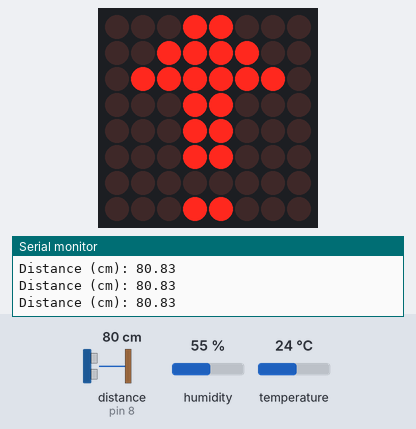
A sketch run on a simulated Arduino Uno, built with avr-gcc and run on an emulated ATmega328P. Parts: 8×8 LED matrix, the last lines printed to the serial monitor. The test bench sets the inputs (shaded band); at power-on: distance to the obstacle (sensor on pin 8) 80 cm, temperature 24 °C, humidity 55 %. The echo pulse lasts 58.3 µs per cm.

Above: at 1.4 s.
1.5 s: distance to the obstacle (sensor on pin 8) set to 2 cm
At 2.6 s:
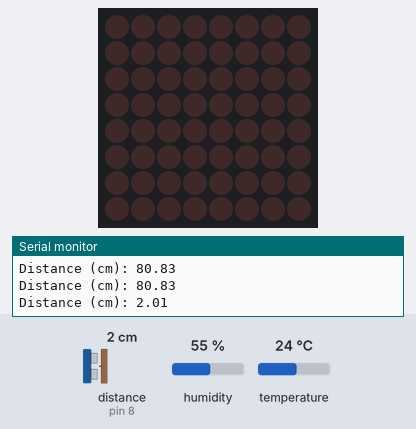
4.3 s: temperature set to 12 °C
At 6.1 s:
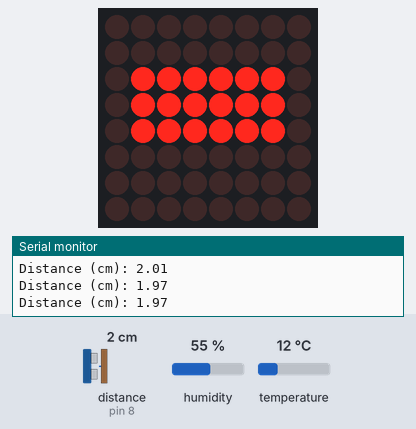
6.6 s: distance to the obstacle (sensor on pin 8) set to 35 cm
At 8.2 s:
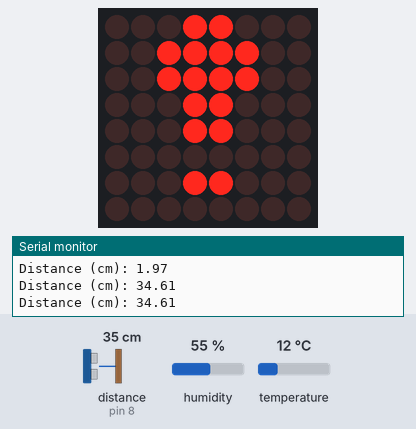
8.5 s: distance to the obstacle (sensor on pin 8) set to 120 cm
At 9.5 s:
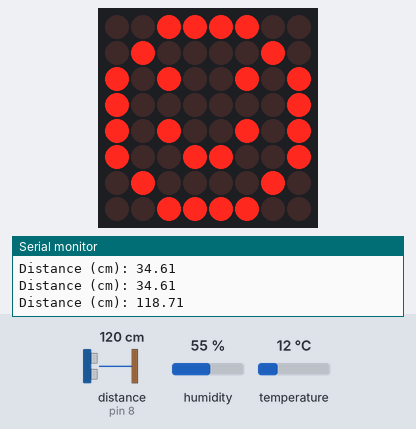
10.4 s: distance to the obstacle (sensor on pin 8) set to 4 cm
At 11.2 s:
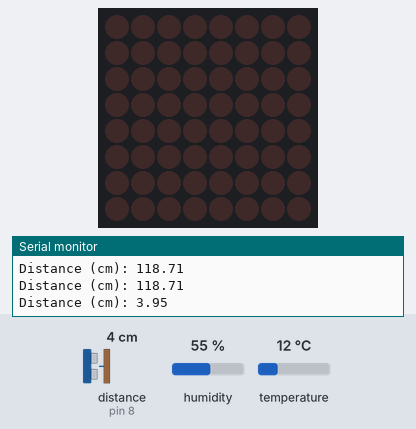
13.9 s: distance to the obstacle (sensor on pin 8) set to 60 cm
At 15.3 s:
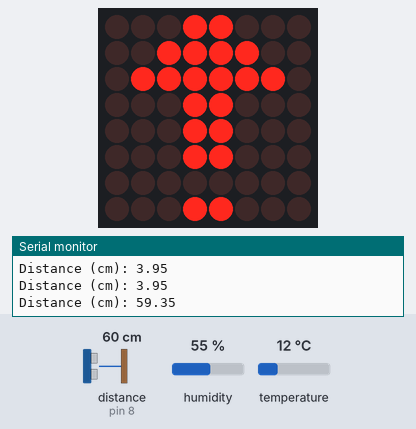
Timing chart, 0 to 16.9 s (numbered marks = the images above; inputs shaded):
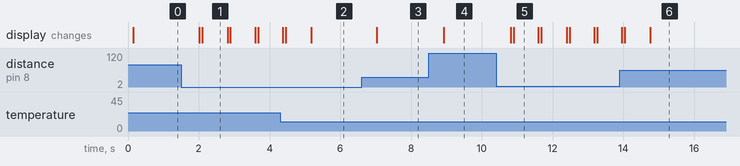

Measured:
- after the input at 1.5 s, the display: first changes after 0.51 s (image 1 shows a later state)
- after the input at 4.3 s, the display: first differs from a run without the input after 0.88 s (image 2)
- after the input at 6.6 s, the display: changes after 0.43 s (image 3)
- after the input at 8.5 s, the display: changes after 0.42 s (image 4)
- after the input at 10.4 s, the display: first changes after 0.42 s (image 5 shows a later state)
- after the input at 13.9 s, the display: first differs from a run without the input after 0.86 s (image 6)
- what the display in image 1 shows lasts 0.7 s, from 2.1 s to 2.8 s

The sketch:

proximity_system.ino
```cpp
#include <LedControl.h>
#include <NewPing.h>
#include <DHT.h>

#define DHTTYPE DHT11
#define DHTPIN  5

#define TRIGGER_PIN 7
#define ECHO_PIN    8
#define MAX_DISTANCE 400

#define SAFE_DIST     100
#define CAUTION_DIST   50
#define WARNING_DIST   20


int DIN = 10;
int CS  = 12;
int CLK = 13;


DHT dht(DHTPIN, DHTTYPE);
LedControl matrix = LedControl(DIN, CLK, CS, 1);
NewPing sonar(TRIGGER_PIN, ECHO_PIN, MAX_DISTANCE);


float hum, temp;
float soundsp, soundcm;
float duration, distance;
int iterations = 5;


void setup() {
  Serial.begin(9600);
  dht.begin();

  matrix.shutdown(0, false);
  matrix.setIntensity(0, 5);
  matrix.clearDisplay(0);
}


void loop() {

  hum  = dht.readHumidity();
  temp = dht.readTemperature();

  if (isnan(temp) || isnan(hum)) {
    displayOutOfRange();
    return;
  }

  // Speed of sound (m/s), temp + humidity compensated
  soundsp = 331.4 + (0.606 * temp) + (0.0124 * hum);
  soundcm = soundsp / 10000.0;

  duration = sonar.ping_median(iterations);

  distance = (duration / 2.0) * soundcm;

  Serial.print("Distance (cm): ");
  Serial.println(distance);

  if (distance >= 400 || distance <= 2) {
    displayOutOfRange();
  }
  else if (distance > SAFE_DIST) {
    displaySafe();
  }
  else if (distance > CAUTION_DIST) {
    displayCaution();
  }
  else if (distance > WARNING_DIST) {
    displayWarning();
  }
  else {
    displayDanger();
  }

  delay(500);
}

// -------- DISPLAY FUNCTIONS --------

void displaySafe() {
  byte smiley[8] = {
    B00111100, B01000010, B10100101, B10000001,
    B10100101, B10011001, B01000010, B00111100
  };
  draw(smiley);
}

void displayCaution() {
  byte caution[8] = {
    B00011000, B00111100, B01111110, B00011000,
    B00011000, B00011000, B00000000, B00011000
  };
  draw(caution);
}

void displayWarning() {
  byte warning[8] = {
    B00011000, B00111100, B00111100, B00011000,
    B00011000, B00000000, B00011000, B00000000
  };
  draw(warning);
}

void displayDanger() {
  byte cross[8] = {
    B10000001, B01000010, B00100100, B00011000,
    B00011000, B00100100, B01000010, B10000001
  };
  draw(cross);
  delay(80);
  matrix.clearDisplay(0);
  delay(80);
}

void displayOutOfRange() {
  byte dash[8] = {
    B00000000, B00000000, B01111110, B01111110,
    B01111110, B00000000, B00000000, B00000000
  };
  draw(dash);
}

// -------- HELPER --------
void draw(byte pattern[]) {
  for (int row = 0; row < 8; row++) {
    matrix.setRow(0, row, pattern[row]);
  }
}
```
